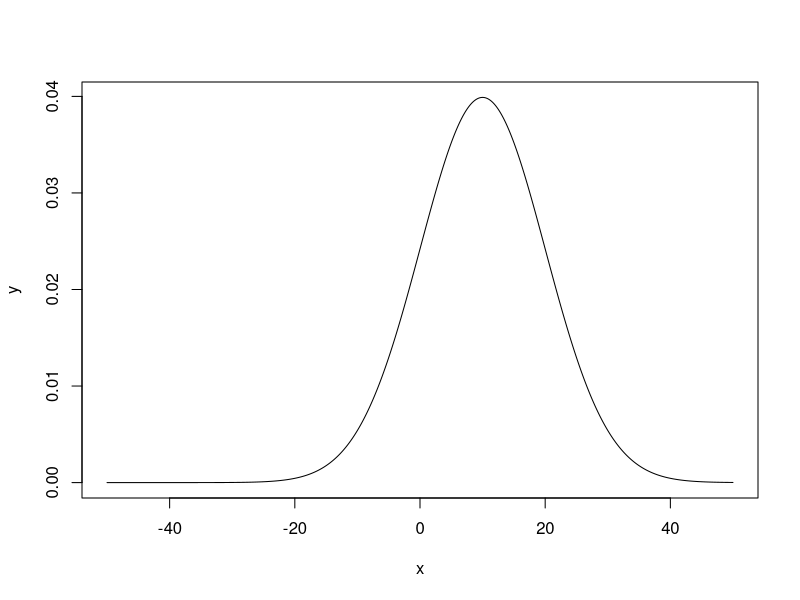
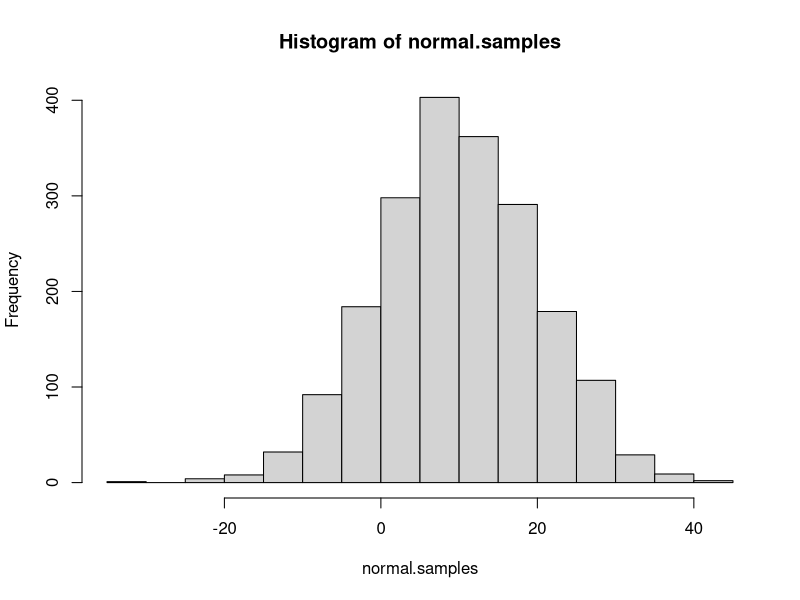
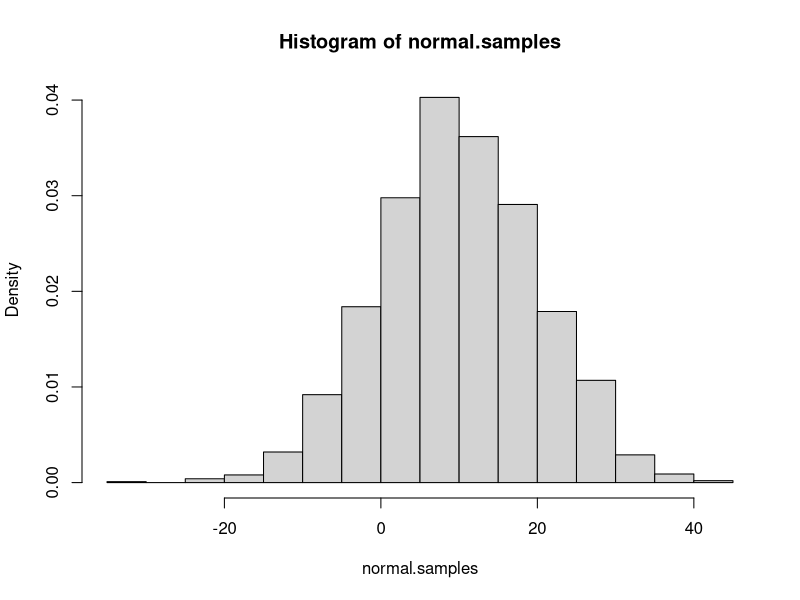
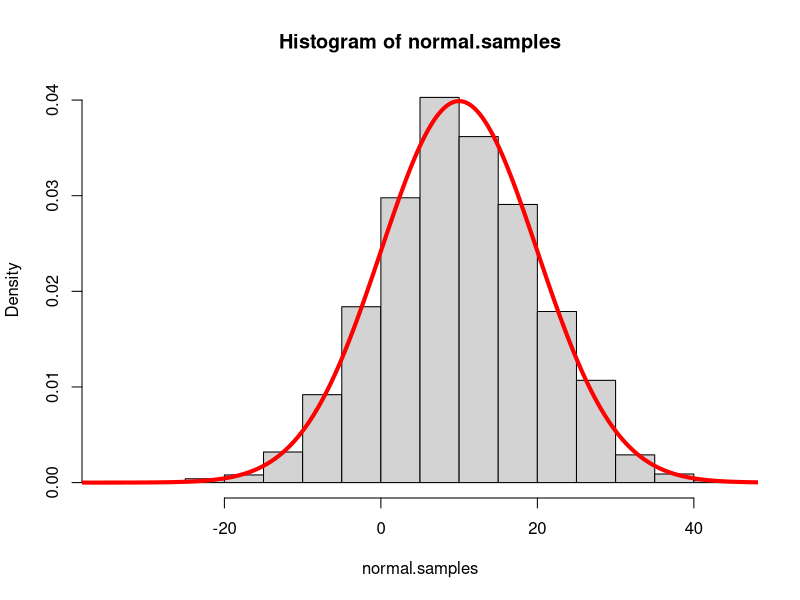
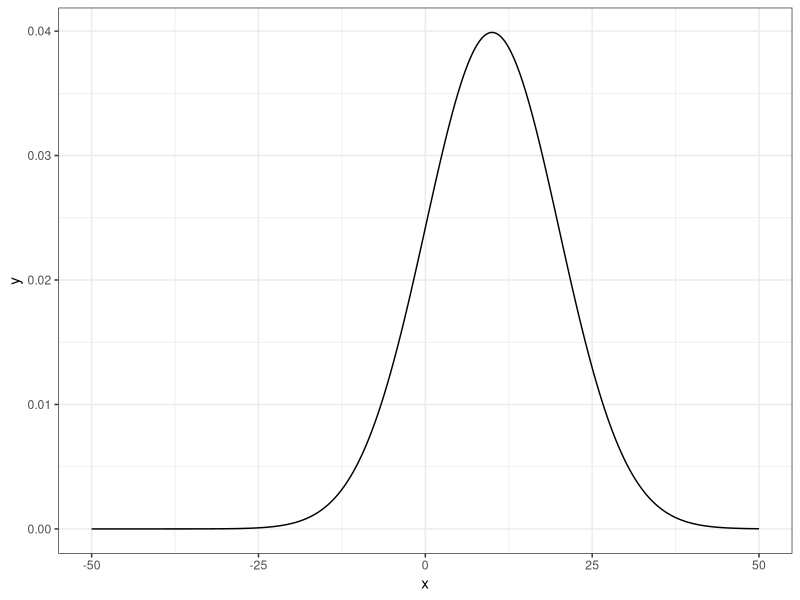
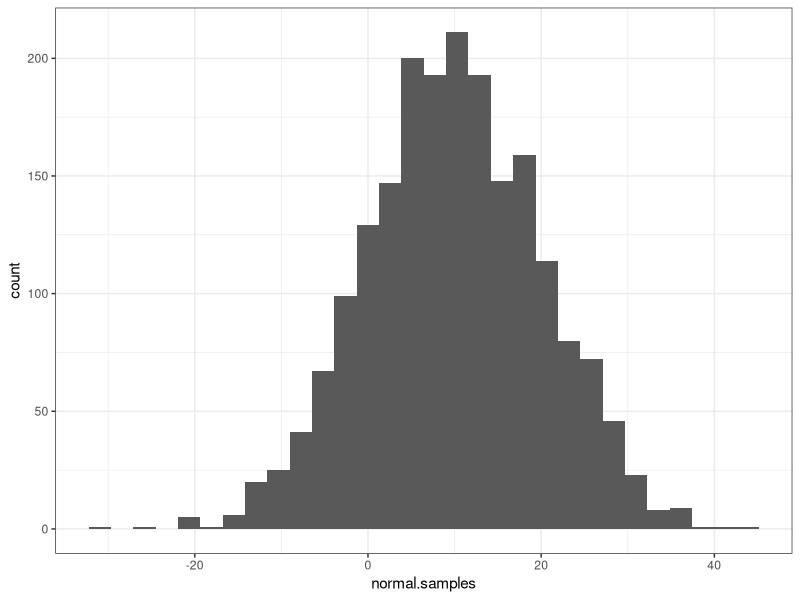
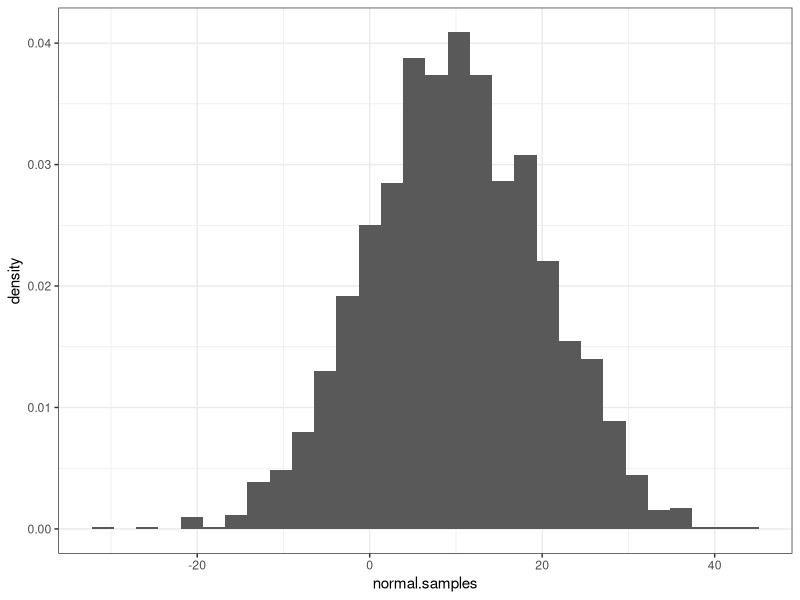
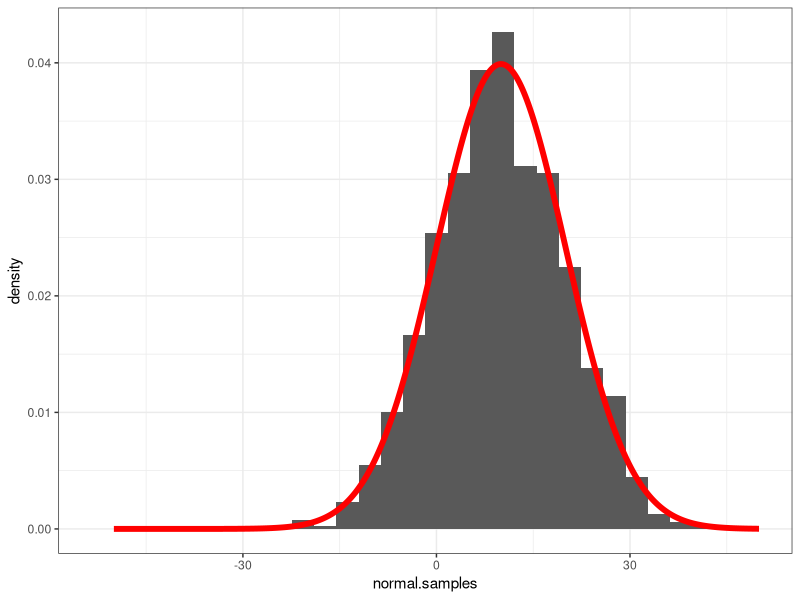

These charts were generated, in order, by the following R code:
## ---- chunk 1
2 + 3
## ---- chunk 2
a <- 2 + 3
## ---- chunk 3
a
## ---- chunk 4
set.seed(7260)
#Let's take a look at the PDF (probability density function) first
x <- 0:2000 * 0.05 - 50
y <- dnorm(x, mean = 10, sd = sqrt(100))
# X spans over [-50, 50] and y store the pdf value for each element in x.
# The following command generates a line plot
plot(x, y, type = "l")
# search the R Documentation for this "plot" function in the lower right window.
## ---- chunk 5
# Let's draw some random variables from the distribution
normal.samples <- rnorm(length(x), 10, 10)  # avoid using sample as the variable name because it's already used for a built-in function.  The bad behavior of R (python shares this overriding problem too)
# Produce a histogram of the random samples
hist(normal.samples)
## ---- chunk 6
hist(normal.samples, probability = TRUE)
## ---- chunk 7
hist(normal.samples, probability = TRUE)
lines(x, y, col="red", lwd=4)
#you may want to try the function "curve" too.  Go to its help page to find the usage.
## ---- chunk 8
library(ggplot2)
library(tibble)
# first group data into a data frame (an upgraded one, i.e., tibble)
sampled.data <- tibble(x = x, y = y, normal.samples = normal.samples)

ggplot(data = sampled.data) +
  geom_line(mapping = aes(x = x, y = y)) +
  theme_bw()

ggplot(data = sampled.data) +
  geom_histogram(mapping = aes(x = normal.samples)) +
  theme_bw()

ggplot(data = sampled.data) +
  geom_histogram(mapping = aes(x = normal.samples, y = ..density..)) +
  theme_bw()

ggplot(data = sampled.data) +
  geom_histogram(mapping = aes(x = normal.samples, y = ..density..)) +
  geom_line(mapping = aes(x = x, y = y), col = "red", size = 2) +
  theme_bw()
## ---- chunk 9
# read in data first
weights.data <- read.table("./Davis.txt")
weights.data[12, "height"] <- 166
weights.data[12, "weight"] <- 57
ggplot(data = weights.data, mapping = aes(x = reportedWeight, y = weight)) +
  geom_point(shape = 1) +
  geom_abline(slope = 1.0, intercept = 0.0, linetype = 2) + 
  geom_abline(slope = 0.97722, intercept = 1.7776) +
  coord_cartesian(xlim = c(38, 80), ylim = c(35, 80)) +
  theme_bw()
ggsave("figure_5_1.pdf", width = 8, height = 6)
## ---- chunk 10
# read about the documentation of lm() function
slr.mod <- lm(weight ~ reportedWeight, data = weights.data)
summary(slr.mod)

ggplot(data = weights.data, mapping = aes(x = reportedWeight, y = weight)) +
  geom_point(shape = 1) +
  geom_abline(slope = 1.0, intercept = 0.0, linetype = 2) + 
  geom_abline(slope = slr.mod$coefficients[2], intercept = slr.mod$coefficients[1]) +
  coord_cartesian(xlim = c(38, 80), ylim = c(35, 80)) +
  labs(title = "Include linear regression line from lm() function estimates") +
  theme_bw()
